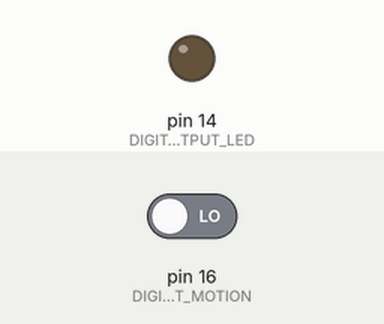
This sketch was run on a simulated Arduino Uno, built with avr-gcc and run on an emulated ATmega328P. Shown: output pins drawn as LEDs (lit = HIGH). The test bench sets the inputs (shaded band); at power-on: pin 16 (DIGITAL_INPUT_MOTION) LOW.

Above: at 1.2 s.
1.3 s: pin 16 (DIGITAL_INPUT_MOTION) driven HIGH
At 2.5 s:
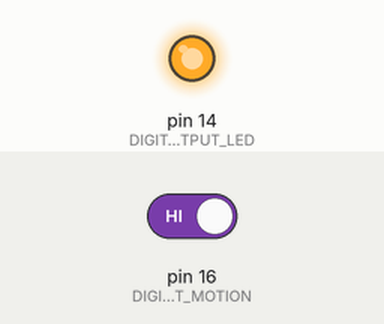
2.8 s: pin 16 (DIGITAL_INPUT_MOTION) driven LOW
At 3.8 s:
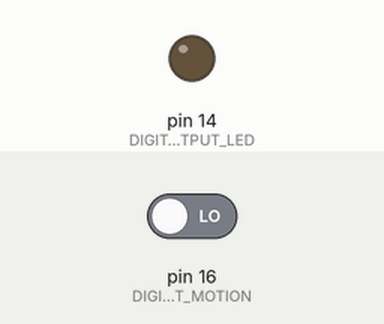
Timing chart, 0 to 5.8 s (numbered marks = the images above; inputs shaded):
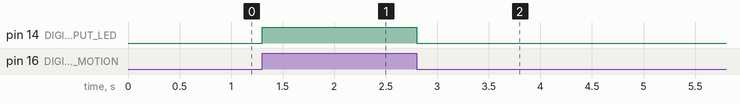

Measured:
- after the input at 1.3 s, pin 14 (DIGITAL_OUTPUT_LED): LOW → HIGH at once
- after the input at 2.8 s, pin 14 (DIGITAL_OUTPUT_LED): HIGH → LOW at once

The sketch:

PIR_motion_simple.ino
```cpp
#define DIGITAL_INPUT_MOTION 16
#define DIGITAL_OUTPUT_LED 14

void setup() {
  // put your setup code here, to run once:
  pinMode(DIGITAL_INPUT_MOTION, INPUT);
  pinMode(DIGITAL_OUTPUT_LED, OUTPUT);
  Serial.begin(9600);

}

void loop() {
  // put your main code here, to run repeatedly:
    bool tripped = digitalRead(DIGITAL_INPUT_MOTION);
    if (tripped == HIGH) {
        digitalWrite(DIGITAL_OUTPUT_LED, HIGH);
           }
    else {
        digitalWrite(DIGITAL_OUTPUT_LED, LOW);
           }
    delay(1);
      //Serial.print("Motion: ");
      //Serial.println(tripped);
}
```
